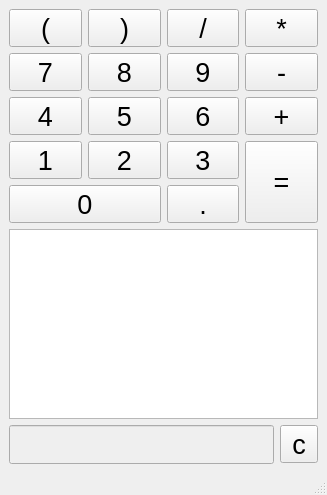
<ui version="4.0" >
 <class>CalculatorSimple</class>
 <widget class="QMainWindow" name="CalculatorSimple" >
  <property name="geometry" >
   <rect>
    <x>0</x>
    <y>0</y>
    <width>327</width>
    <height>495</height>
   </rect>
  </property>
  <property name="windowTitle" >
   <string>MainWindow</string>
  </property>
  <widget class="QWidget" name="centralwidget" >
   <layout class="QGridLayout" >
    <property name="margin" >
     <number>9</number>
    </property>
    <property name="spacing" >
     <number>6</number>
    </property>
    <item row="0" column="0" >
     <layout class="QGridLayout" >
      <property name="margin" >
       <number>0</number>
      </property>
      <property name="spacing" >
       <number>6</number>
      </property>
      <item row="2" column="2" >
       <widget class="QToolButton" name="button_6" >
        <property name="sizePolicy" >
         <sizepolicy>
          <hsizetype>1</hsizetype>
          <vsizetype>1</vsizetype>
          <horstretch>0</horstretch>
          <verstretch>0</verstretch>
         </sizepolicy>
        </property>
        <property name="font" >
         <font>
          <pointsize>20</pointsize>
         </font>
        </property>
        <property name="text" >
         <string>6</string>
        </property>
       </widget>
      </item>
      <item row="3" column="1" >
       <widget class="QToolButton" name="button_2" >
        <property name="sizePolicy" >
         <sizepolicy>
          <hsizetype>1</hsizetype>
          <vsizetype>1</vsizetype>
          <horstretch>0</horstretch>
          <verstretch>0</verstretch>
         </sizepolicy>
        </property>
        <property name="font" >
         <font>
          <pointsize>20</pointsize>
         </font>
        </property>
        <property name="text" >
         <string>2</string>
        </property>
       </widget>
      </item>
      <item rowspan="2" row="3" column="3" >
       <widget class="QToolButton" name="button_equal" >
        <property name="sizePolicy" >
         <sizepolicy>
          <hsizetype>1</hsizetype>
          <vsizetype>1</vsizetype>
          <horstretch>0</horstretch>
          <verstretch>0</verstretch>
         </sizepolicy>
        </property>
        <property name="font" >
         <font>
          <pointsize>20</pointsize>
         </font>
        </property>
        <property name="text" >
         <string>=</string>
        </property>
       </widget>
      </item>
      <item row="1" column="2" >
       <widget class="QToolButton" name="button_9" >
        <property name="sizePolicy" >
         <sizepolicy>
          <hsizetype>1</hsizetype>
          <vsizetype>1</vsizetype>
          <horstretch>0</horstretch>
          <verstretch>0</verstretch>
         </sizepolicy>
        </property>
        <property name="font" >
         <font>
          <pointsize>20</pointsize>
         </font>
        </property>
        <property name="text" >
         <string>9</string>
        </property>
       </widget>
      </item>
      <item row="4" column="2" >
       <widget class="QToolButton" name="button_comma" >
        <property name="sizePolicy" >
         <sizepolicy>
          <hsizetype>5</hsizetype>
          <vsizetype>5</vsizetype>
          <horstretch>0</horstretch>
          <verstretch>0</verstretch>
         </sizepolicy>
        </property>
        <property name="font" >
         <font>
          <pointsize>20</pointsize>
         </font>
        </property>
        <property name="text" >
         <string>.</string>
        </property>
       </widget>
      </item>
      <item row="0" column="3" >
       <widget class="QToolButton" name="button_multiply" >
        <property name="sizePolicy" >
         <sizepolicy>
          <hsizetype>1</hsizetype>
          <vsizetype>1</vsizetype>
          <horstretch>0</horstretch>
          <verstretch>0</verstretch>
         </sizepolicy>
        </property>
        <property name="font" >
         <font>
          <pointsize>20</pointsize>
         </font>
        </property>
        <property name="text" >
         <string>*</string>
        </property>
       </widget>
      </item>
      <item row="0" column="2" >
       <widget class="QToolButton" name="button_devide" >
        <property name="sizePolicy" >
         <sizepolicy>
          <hsizetype>1</hsizetype>
          <vsizetype>1</vsizetype>
          <horstretch>0</horstretch>
          <verstretch>0</verstretch>
         </sizepolicy>
        </property>
        <property name="font" >
         <font>
          <pointsize>20</pointsize>
         </font>
        </property>
        <property name="text" >
         <string>/</string>
        </property>
       </widget>
      </item>
      <item row="3" column="2" >
       <widget class="QToolButton" name="button_3" >
        <property name="sizePolicy" >
         <sizepolicy>
          <hsizetype>1</hsizetype>
          <vsizetype>1</vsizetype>
          <horstretch>0</horstretch>
          <verstretch>0</verstretch>
         </sizepolicy>
        </property>
        <property name="font" >
         <font>
          <pointsize>20</pointsize>
         </font>
        </property>
        <property name="text" >
         <string>3</string>
        </property>
       </widget>
      </item>
      <item row="1" column="3" >
       <widget class="QToolButton" name="button_subtract" >
        <property name="sizePolicy" >
         <sizepolicy>
          <hsizetype>1</hsizetype>
          <vsizetype>1</vsizetype>
          <horstretch>0</horstretch>
          <verstretch>0</verstretch>
         </sizepolicy>
        </property>
        <property name="font" >
         <font>
          <pointsize>20</pointsize>
         </font>
        </property>
        <property name="text" >
         <string>-</string>
        </property>
       </widget>
      </item>
      <item row="2" column="3" >
       <widget class="QToolButton" name="button_add" >
        <property name="sizePolicy" >
         <sizepolicy>
          <hsizetype>1</hsizetype>
          <vsizetype>1</vsizetype>
          <horstretch>0</horstretch>
          <verstretch>0</verstretch>
         </sizepolicy>
        </property>
        <property name="font" >
         <font>
          <pointsize>20</pointsize>
         </font>
        </property>
        <property name="text" >
         <string>+</string>
        </property>
       </widget>
      </item>
      <item row="1" column="0" >
       <widget class="QToolButton" name="button_7" >
        <property name="sizePolicy" >
         <sizepolicy>
          <hsizetype>1</hsizetype>
          <vsizetype>1</vsizetype>
          <horstretch>0</horstretch>
          <verstretch>0</verstretch>
         </sizepolicy>
        </property>
        <property name="font" >
         <font>
          <pointsize>20</pointsize>
         </font>
        </property>
        <property name="text" >
         <string>7</string>
        </property>
       </widget>
      </item>
      <item row="2" column="0" >
       <widget class="QToolButton" name="button_4" >
        <property name="sizePolicy" >
         <sizepolicy>
          <hsizetype>1</hsizetype>
          <vsizetype>1</vsizetype>
          <horstretch>0</horstretch>
          <verstretch>0</verstretch>
         </sizepolicy>
        </property>
        <property name="font" >
         <font>
          <pointsize>20</pointsize>
         </font>
        </property>
        <property name="text" >
         <string>4</string>
        </property>
       </widget>
      </item>
      <item row="3" column="0" >
       <widget class="QToolButton" name="button_1" >
        <property name="sizePolicy" >
         <sizepolicy>
          <hsizetype>1</hsizetype>
          <vsizetype>1</vsizetype>
          <horstretch>0</horstretch>
          <verstretch>0</verstretch>
         </sizepolicy>
        </property>
        <property name="font" >
         <font>
          <pointsize>20</pointsize>
         </font>
        </property>
        <property name="text" >
         <string>1</string>
        </property>
       </widget>
      </item>
      <item row="0" column="1" >
       <widget class="QToolButton" name="button_right" >
        <property name="sizePolicy" >
         <sizepolicy>
          <hsizetype>1</hsizetype>
          <vsizetype>1</vsizetype>
          <horstretch>0</horstretch>
          <verstretch>0</verstretch>
         </sizepolicy>
        </property>
        <property name="font" >
         <font>
          <pointsize>20</pointsize>
         </font>
        </property>
        <property name="text" >
         <string>)</string>
        </property>
       </widget>
      </item>
      <item row="4" column="0" colspan="2" >
       <widget class="QToolButton" name="button_0" >
        <property name="sizePolicy" >
         <sizepolicy>
          <hsizetype>1</hsizetype>
          <vsizetype>1</vsizetype>
          <horstretch>0</horstretch>
          <verstretch>0</verstretch>
         </sizepolicy>
        </property>
        <property name="font" >
         <font>
          <pointsize>20</pointsize>
         </font>
        </property>
        <property name="text" >
         <string>0</string>
        </property>
       </widget>
      </item>
      <item row="2" column="1" >
       <widget class="QToolButton" name="button_5" >
        <property name="sizePolicy" >
         <sizepolicy>
          <hsizetype>1</hsizetype>
          <vsizetype>1</vsizetype>
          <horstretch>0</horstretch>
          <verstretch>0</verstretch>
         </sizepolicy>
        </property>
        <property name="font" >
         <font>
          <pointsize>20</pointsize>
         </font>
        </property>
        <property name="text" >
         <string>5</string>
        </property>
       </widget>
      </item>
      <item row="0" column="0" >
       <widget class="QToolButton" name="button_left" >
        <property name="sizePolicy" >
         <sizepolicy>
          <hsizetype>1</hsizetype>
          <vsizetype>1</vsizetype>
          <horstretch>0</horstretch>
          <verstretch>0</verstretch>
         </sizepolicy>
        </property>
        <property name="font" >
         <font>
          <pointsize>20</pointsize>
         </font>
        </property>
        <property name="text" >
         <string>(</string>
        </property>
       </widget>
      </item>
      <item row="1" column="1" >
       <widget class="QToolButton" name="button_8" >
        <property name="sizePolicy" >
         <sizepolicy>
          <hsizetype>1</hsizetype>
          <vsizetype>1</vsizetype>
          <horstretch>0</horstretch>
          <verstretch>0</verstretch>
         </sizepolicy>
        </property>
        <property name="font" >
         <font>
          <pointsize>20</pointsize>
         </font>
        </property>
        <property name="text" >
         <string>8</string>
        </property>
       </widget>
      </item>
      <item row="5" column="0" colspan="4" >
       <widget class="QTextBrowser" name="textBrowser" >
        <property name="enabled" >
         <bool>true</bool>
        </property>
        <property name="lineWrapMode" >
         <enum>QTextEdit::NoWrap</enum>
        </property>
       </widget>
      </item>
     </layout>
    </item>
    <item row="1" column="0" >
     <layout class="QHBoxLayout" >
      <property name="margin" >
       <number>0</number>
      </property>
      <property name="spacing" >
       <number>6</number>
      </property>
      <item>
       <widget class="QLineEdit" name="lineEdit" >
        <property name="enabled" >
         <bool>false</bool>
        </property>
        <property name="sizePolicy" >
         <sizepolicy>
          <hsizetype>7</hsizetype>
          <vsizetype>0</vsizetype>
          <horstretch>5</horstretch>
          <verstretch>0</verstretch>
         </sizepolicy>
        </property>
        <property name="font" >
         <font>
          <pointsize>20</pointsize>
         </font>
        </property>
        <property name="readOnly" >
         <bool>true</bool>
        </property>
       </widget>
      </item>
      <item>
       <widget class="QToolButton" name="button_clear" >
        <property name="font" >
         <font>
          <pointsize>20</pointsize>
         </font>
        </property>
        <property name="text" >
         <string>c</string>
        </property>
       </widget>
      </item>
     </layout>
    </item>
   </layout>
  </widget>
  <widget class="QMenuBar" name="menubar" >
   <property name="geometry" >
    <rect>
     <x>0</x>
     <y>0</y>
     <width>327</width>
     <height>19</height>
    </rect>
   </property>
  </widget>
  <widget class="QStatusBar" name="statusbar" />
 </widget>
 <tabstops>
  <tabstop>button_left</tabstop>
  <tabstop>button_right</tabstop>
  <tabstop>button_devide</tabstop>
  <tabstop>button_multiply</tabstop>
  <tabstop>button_7</tabstop>
  <tabstop>button_8</tabstop>
  <tabstop>button_9</tabstop>
  <tabstop>button_subtract</tabstop>
  <tabstop>button_4</tabstop>
  <tabstop>button_5</tabstop>
  <tabstop>button_6</tabstop>
  <tabstop>button_add</tabstop>
  <tabstop>button_1</tabstop>
  <tabstop>button_2</tabstop>
  <tabstop>button_3</tabstop>
  <tabstop>button_0</tabstop>
  <tabstop>button_comma</tabstop>
  <tabstop>button_equal</tabstop>
  <tabstop>textBrowser</tabstop>
  <tabstop>lineEdit</tabstop>
  <tabstop>button_clear</tabstop>
 </tabstops>
 <resources/>
 <connections>
  <connection>
   <sender>lineEdit</sender>
   <signal>returnPressed()</signal>
   <receiver>button_equal</receiver>
   <slot>click()</slot>
   <hints>
    <hint type="sourcelabel" >
     <x>190</x>
     <y>464</y>
    </hint>
    <hint type="destinationlabel" >
     <x>305</x>
     <y>209</y>
    </hint>
   </hints>
  </connection>
  <connection>
   <sender>button_clear</sender>
   <signal>pressed()</signal>
   <receiver>lineEdit</receiver>
   <slot>clear()</slot>
   <hints>
    <hint type="sourcelabel" >
     <x>296</x>
     <y>461</y>
    </hint>
    <hint type="destinationlabel" >
     <x>246</x>
     <y>462</y>
    </hint>
   </hints>
  </connection>
 </connections>
</ui>
